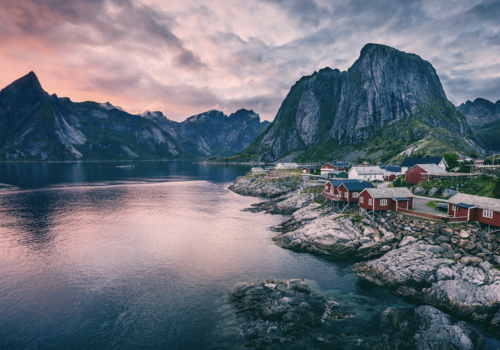
#> input picture Norway.png, 500 x 350 px, found by its file name
$ python d.thresholding_binary_image.py
#> lines starting #> are read from the running program, lines starting #| are printed output that depends on the picture; after the words box and inside, x2 and y2 are one past the last pixel; in counts of white or black regions, pixels touching at a corner belong together
import cv2
import numpy as np

img = cv2.imread("Norway.Png", cv2.IMREAD_GRAYSCALE)
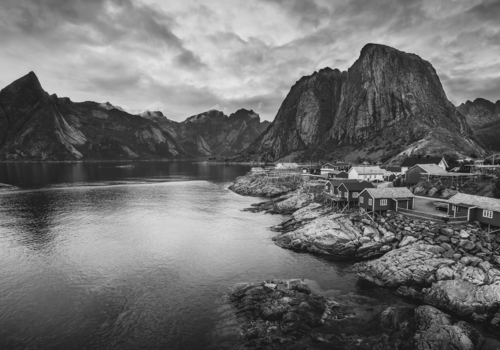
#> img: shape (350, 500); min 19, max 229, mean 111.2
print(img.shape)
#| (350, 500)

print(img[0, 0])
#| 118
print(img[0, 250])
#| 193
print(img[0, 499])
#| 95

_, threshold_binary = cv2.threshold(img, 128, 255, cv2.THRESH_BINARY)
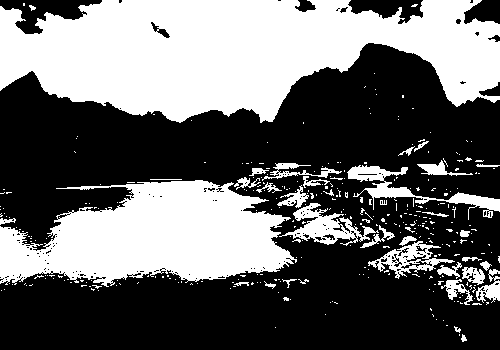
#> threshold_binary: shape (350, 500); 40.7% white; 343 white regions (306 under 20 px), largest, box (x1, y1, x2, y2) and area: (0, 0, 500, 123) 41832, (0, 180, 297, 287) 20389, (347, 165, 500, 220) 1770

cv2.imshow("Image", img)
cv2.imshow("th binary", threshold_binary)

cv2.waitKey(0)
cv2.destroyAllWindows()
